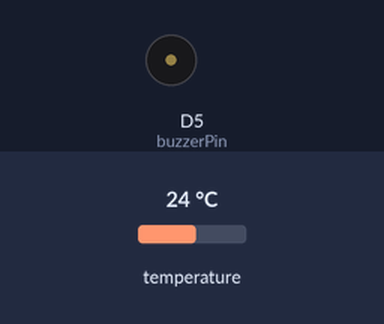
Bench run of a sketch on a simulated ESP8266 (NodeMCU). Parts: buzzer (waves = sounding). Inputs (shaded band) come from the test bench; at power-on: temperature 24 °C. WiFi joins after 1.5 s; servers stay silent unless stated; uploads are accepted with an empty reply; the local clock reads 2024-03-15 10:24:30 at power-on unless the sketch sets it; what the sketch prints to the serial monitor is not drawn.

Above: at 0.0 s.
At 2.9 s:
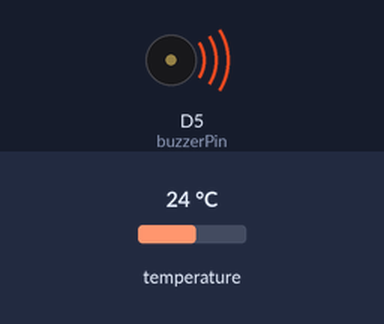
Timing chart, 0 to 4.8 s (numbered marks = the images above):
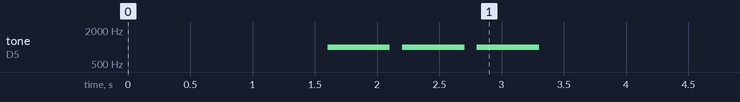

The sketch:

rekan_ikan.ino
```cpp
#include <TimeLib.h>
#include <ESP8266WiFi.h>
#include <WiFiUdp.h>
#include "RTClib.h"
#include <Servo.h>
#include <ArduinoJson.h>
#include <TimeLib.h>  // tambahkan pustaka TimeLib

RTC_DS3231 rtc;
Servo myservo;

//Feeder Unique ID
String feederId = "ad12321";

//NTP Server untuk sinkronisasi waktu
const char *ntpServer = "pool.ntp.org";
const int timeZone = 4;

WiFiUDP udp;
unsigned int localPort = 8888;  // Port UDP lokal yang digunakan

unsigned long previousMillis = 0;
const long interval = 60000;
unsigned long previousTime = 0;

int hourSchedule1 = 0;
int minuteSchedule1 = 0;
int portionSchedule1 = 0;

int hourSchedule2 = 0;
int minuteSchedule2 = 0;
int portionSchedule2 = 0;

// For HTTPS requests
WiFiClientSecure client;


//Base of the URL
#define TEST_HOST "rekanikan-dev2-kyrz52in2q-et.a.run.app"


void setup() {
  Serial.begin(115200);


#ifndef ESP8266
  while (!Serial)
    ;  // wait for serial port to connect. Needed for native USB
#endif

  if (!rtc.begin()) {
    Serial.println("Couldn't find RTC");
    Serial.flush();
    while (1) delay(10);
  }

  if (rtc.lostPower()) {
    Serial.println("RTC lost power, let's set the time!");
    // When time needs to be set on a new device, or after a power loss, the
    // following line sets the RTC to the date & time this sketch was compiled
    rtc.adjust(DateTime(F(__DATE__), F(__TIME__)));
    // This line sets the RTC with an explicit date & time, for example to set
    // January 21, 2014 at 3am you would call:
    // rtc.adjust(DateTime(2014, 1, 21, 3, 0, 0));
  }


  // Connect to the WiFI
  WiFi.mode(WIFI_STA);
  WiFi.disconnect();
  delay(100);

  connectToWiFi();

  Serial.println("");
  Serial.println("WiFi connected");
  Serial.println("IP address: ");
  IPAddress ip = WiFi.localIP();
  Serial.println(ip);

  //--------

  // If you don't need to check the fingerprint
  client.setInsecure();

  // If you want to check the fingerprint
  // client.setFingerprint(TEST_HOST_FINGERPRINT);

  makeHTTPRequest();

  // Mulai sinkronisasi waktu menggunakan NTP
  configTime(timeZone * 3600, 0, ntpServer);

  // Tunggu hingga waktu terbaca dari server NTP
  while (!time(nullptr)) {
    Serial.println("Menunggu sinkronisasi waktu...");
    delay(1000);
  }
  Serial.println("Waktu terbaca dari server NTP: " + String(hour()) + ":" + String(minute()) + ":" + String(second()));
}

void makeHTTPRequest() {

  // Opening connection to server (Use 80 as port if HTTP)
  if (!client.connect(TEST_HOST, 443)) {
    Serial.println(F("Connection failed"));
    return;
  }

  // give the esp a breather
  yield();

  // Send HTTP request
  client.print(F("GET "));
  // This is the second half of a request (everything that comes after the base URL)
  client.print("/schedule/get/" + feederId);  // %2C == ,
  client.println(F(" HTTP/1.1"));

  //Headers
  client.print(F("Host: "));
  client.println(TEST_HOST);
  client.println(F("Cache-Control: no-cache"));
  client.println(F("Authorization: Bearer eyJhbGciOiJIUzI1NiIsInR5cCI6IkpXVCJ9.eyJ1c2VySWQiOiJ1c2VyLTF0RmZSUncyZ0tvaHM0S1ciLCJpYXQiOjE2OTc4NzY2NjZ9.r4OiRminXLAMVuYR0s7rmf3OkyxyMC3zIyHQEzZeXlU"));


  if (client.println() == 0) {
    Serial.println(F("Failed to send request"));
    return;
  }
  //delay(100);
  // Check HTTP status
  char status[32] = { 0 };
  client.readBytesUntil('\r', status, sizeof(status));
  if (strcmp(status, "HTTP/1.1 200 OK") != 0) {
    Serial.print(F("Unexpected response: "));
    Serial.println(status);
    return;
  }

  // Skip HTTP headers
  char endOfHeaders[] = "\r\n\r\n";
  if (!client.find(endOfHeaders)) {
    Serial.println(F("Invalid response"));
    return;
  }


  while (client.available() && client.peek() != '{') {
    char c = 0;
    client.readBytes(&c, 1);
    Serial.print(c);
    Serial.println("BAD");
  }

  //  // While the client is still availble read each
  //  // byte and print to the serial monitor
  //  while (client.available()) {
  //    char c = 0;
  //    client.readBytes(&c, 1);
  //    Serial.print(c);
  //  }

  //Use the ArduinoJson Assistant to calculate this:

  //StaticJsonDocument<192> doc;
  DynamicJsonDocument doc(8192);  // Lebih besar untuk menampung respon yang lebih besar

  DeserializationError error = deserializeJson(doc, client);

  if (!error) {
    JsonArray feedingSchedule = doc["data"];

    JsonObject schedule1 = feedingSchedule[0];
    JsonObject schedule2 = feedingSchedule[1];

    int hour1 = schedule1["hour"];
    int minute1 = schedule1["minute"];
    int portion1 = schedule1["portion"];

    int hour2 = schedule2["hour"];
    int minute2 = schedule2["minute"];
    int portion2 = schedule2["portion"];

    hourSchedule1 = hour1;
    minuteSchedule1 = minute1;
    portionSchedule1 = portion1;

    hourSchedule2 = hour2;
    minuteSchedule2 = minute2;
    portionSchedule2 = portion2;

  } else {
    Serial.print(F("deserializeJson() failed: "));
    Serial.println(error.f_str());
    return;
  }
}

void loop() {
  // Dapatkan waktu saat ini
  time_t now = time(nullptr);

  // Cetak waktu saat ini setiap 1 menit
  if (second(now) == 0) {
    Serial.print((hour(now) + 8)%24);
    Serial.print(":");
    printDigits(minute(now));
    Serial.print(":");
    printDigits(second(now));

    // Cetak jam jadwal
    Serial.println();
    Serial.print("Schedule1: ");
    printDigits(hourSchedule1);
    Serial.print(":");
    printDigits(minuteSchedule1);
    Serial.print(" Takaran pakan:");
    Serial.print(portionSchedule1);
    Serial.print(" gram");
    Serial.println();

    Serial.print("Schedule2: ");
    printDigits(hourSchedule2);
    Serial.print(":");
    printDigits(minuteSchedule2);
    Serial.print(" Takaran pakan:");
    Serial.print(portionSchedule2);
    Serial.print(" gram");
    Serial.println();

    Serial.print("Temperature: ");
    Serial.print(rtc.getTemperature());
    Serial.println(" C");

    // Periksa sesuai jadwal 1 di api
    if ((hour(now) + 8) == hourSchedule1 && minute(now) == minuteSchedule1) {
      Serial.println("Pakan diberikan:" + portionSchedule1);
      Serial.print(" gram");
      int buzzerPin = D5;          // Ubah ke pin yang sesuai dengan koneksi buzzer Anda

      for (int i = 0; i <= 3; i++) {
        tone(buzzerPin, 1000);  // Suara buzzer dengan frekuensi 1000 Hz
        delay(500);             // Jeda 1 detik
        noTone(buzzerPin);      // Matikan bunyi buzzer
        delay(500);             // Jeda 1 detik
      }


      myservo.attach(0);

      int pos;
      myservo.attach(0);   // attaches the servo on GIO2 to the servo object
      myservo.write(180);  // tell servo to go to position in variable 'pos'
      delay(200 * portionSchedule1);   // waits 15ms for the servo to reach the position

      myservo.detach();
    }

    // Periksa sesuai jadwal 2 di api
    if ((hour(now) + 8) == hourSchedule2 && minute(now) == minuteSchedule2) {
      Serial.println("Pakan diberikan:" + portionSchedule2);
      Serial.print(" gram");
      int buzzerPin = D5;          // Ubah ke pin yang sesuai dengan koneksi buzzer Anda

      for (int i = 0; i <= 3; i++) {
        tone(buzzerPin, 1000);  // Suara buzzer dengan frekuensi 1000 Hz
        delay(500);             // Jeda 1 detik
        noTone(buzzerPin);      // Matikan bunyi buzzer
        delay(500);             // Jeda 1 detik
      }


      myservo.attach(0);

      int pos;
      myservo.attach(0);   // attaches the servo on GIO2 to the servo object
      myservo.write(180);  // tell servo to go to position in variable 'pos'
      delay(200 * portionSchedule2);   // waits 15ms for the servo to reach the position

      myservo.detach();
    }

    if ((minute(now) % 1) == 0) {
      makeHTTPRequest();
    }
  }


  delay(1000);  // Tunggu 1 detik
}

void connectToWiFi() {
  //wifi & password
  const char *ssid = "AndroidAP6604";
  const char *password = "baikhati";

  Serial.println();
  Serial.print("Connecting to WiFi");
  WiFi.begin(ssid, password);

  while (WiFi.status() != WL_CONNECTED) {
    delay(500);
    Serial.print(".");
  }

  Serial.println();
  Serial.println("Connected to WiFi");
  int buzzerPin = D5;
  for (int i = 0; i <= 2; i++) {
        tone(buzzerPin, 1000);  // Suara buzzer dengan frekuensi 1000 Hz
        delay(500);             // Jeda 1 detik
        noTone(buzzerPin);      // Matikan bunyi buzzer
        delay(100);             // Jeda 1 detik
      }
}

void printDigits(int digits) {
  // Fungsi untuk mencetak digit waktu dengan format dua digit (00-59)
  if (digits < 10)
    Serial.print('0');
  Serial.print(digits);
}
```
